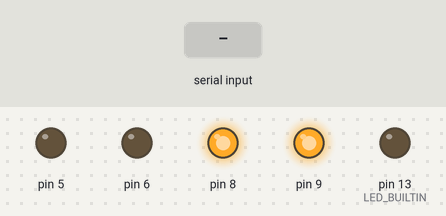
A sketch run on a simulated Arduino Uno, built with avr-gcc and run on an emulated ATmega328P. Shown: output pins drawn as LEDs (lit = HIGH). The test bench sets the inputs (shaded band).

Above: at 1.2 s.
1.3 s: "2" received over Serial
At 1.8 s:
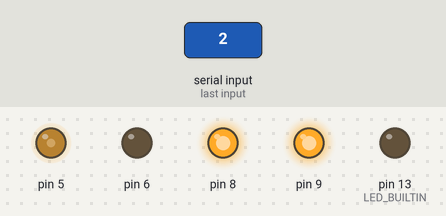
2.8 s: "3" received over Serial
At 4.2 s:
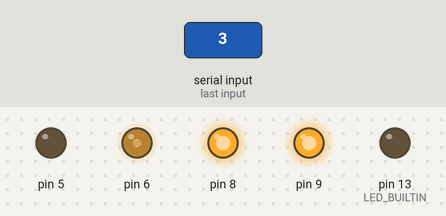
Timing chart, 0 to 5.8 s (numbered marks = the images above; inputs shaded):
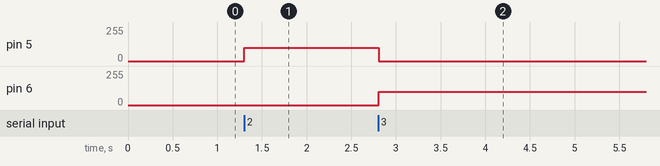

The sketch:

MoveArm_KeyCommand.ino
```cpp
void setup() {
  // put your setup code here, to run once:

  Serial.begin(9600);

  pinMode(LED_BUILTIN, OUTPUT);

  pinMode(8, OUTPUT);
  pinMode(9, OUTPUT);
  digitalWrite(8, HIGH);
  digitalWrite(9, HIGH);

   analogWrite(5, 0);
  analogWrite(6, 0);
}

void loop() {
  // put your main code here, to run repeatedly:


    char readIn = Serial.read();

    if(readIn == '2') {
      analogWrite(5, 100);
      analogWrite(6, 0);
    }

    else if(readIn == '3') {
      analogWrite(5, 0);
      analogWrite(6, 100);
    }
    else if(readIn == '5'){
      analogWrite(5, 0);
      analogWrite(6, 0);
    }


    delay(10);

}
```

Measured:
- after the input at 1.3 s, pin 5: 0/255 → 100/255 at once
- after the input at 2.8 s, pin 5: 100/255 → 0/255 at once; pin 6: 0/255 → 100/255 at once
